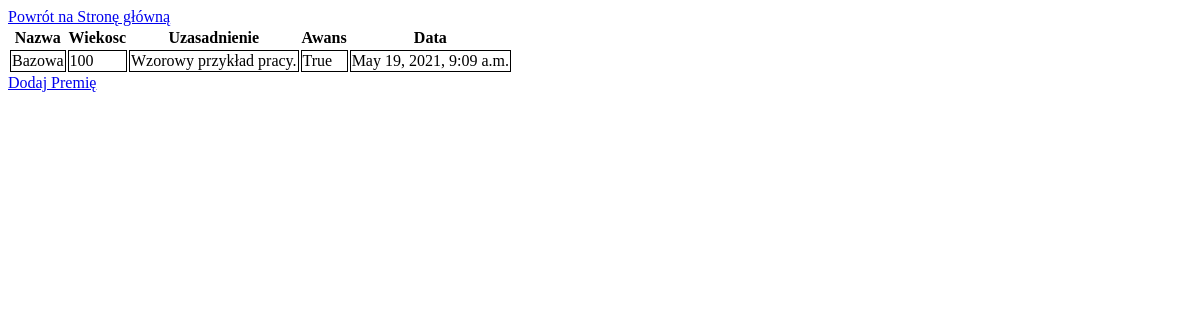
Page /polls/premia/ on the earlier database version.
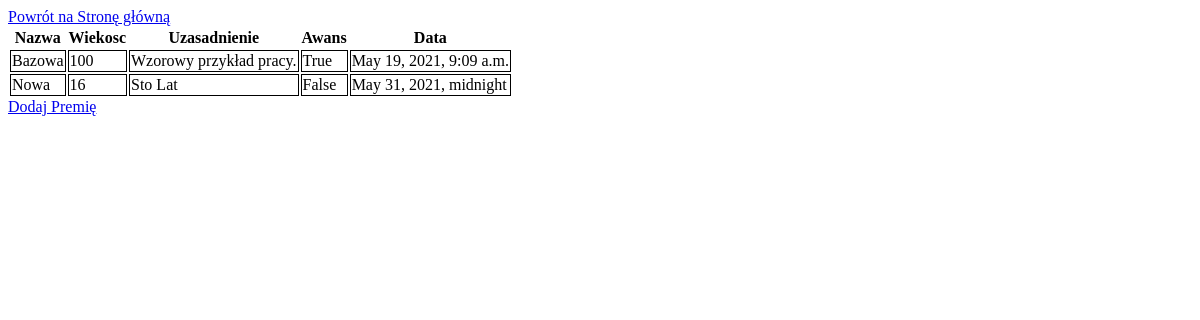
Same page on the later database version.
### polls/models.py (models this page shows, shortened)
class Premia(models.Model):
    nazwa = models.CharField(max_length=200)
    wiekosc = models.PositiveIntegerField(default=0)
    uzasadnienie = models.TextField(max_length=7000)
    awans = models.BooleanField(default=0)
    data = models.DateTimeField('date published')

### polls/views.py (the view)
# urls.py: path('premia/', views.detail_premia),
def detail_premia(request):
    premia = Premia.objects.all()
    template = loader.get_template('polls/premia.html')
    context = {
        'premia': premia,
    }
    return HttpResponse(template.render(context, request))

### polls/templates/polls/premia.html
{% load static %}
<link rel="stylesheet" type="text/css" href="{% static 'polls/style.css' %}" />
<a href="{% url 'start' %}">Powrót na Stronę główną</a>
{% if premia %}
    <table>
        <tr>
            <th><a>Nazwa</a></th>
            <th><a>Wiekosc</a></th>
            <th><a>Uzasadnienie</a></th>
            <th><a>Awans</a></th>
            <th><a>Data</a></th>
        </tr>
    {% for premii in premia %}
        <tr>
            <td><a>{{premii.nazwa}}</a></td>
            <td><a>{{premii.wiekosc}}</a></td>
            <td><a>{{premii.uzasadnienie}}</a></td>
            <td><a>{{premii.awans}}</a></td>
            <td><a>{{premii.data}}</a></td>
        </tr>
    {% endfor %}
    </table>
{% else %}
    <p>No polls are available.</p>
{% endif %}
<a href="/polls/formularz_premia/">Dodaj Premię</a>

Differences in the rows shown:
added Premia: nazwa "Nowa", wiekosc "16", uzasadnienie "Sto Lat", awans "False", data "May 31, 2021, midnight"
